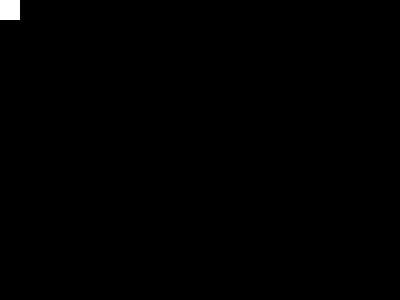
Frame 1 (no input)
Frame 60 (the mouse pressed at the canvas centre just before this capture): identical to frame 1, image omitted
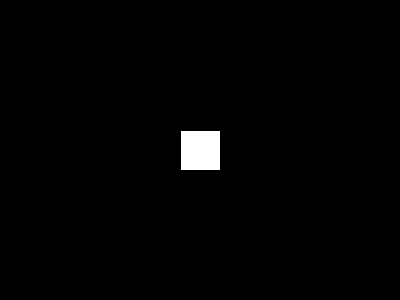
Frame 120 (the mouse held since frame 60 and released just before this capture)

The Processing sketch that drew these frames (run headless with seeded random() and noise(); from frame 60 on, the mouse is pressed at the canvas centre):

// Processing sketch: follow_the_mouse
// ── follow_the_mouse.pde
void setup() {
  size(400, 300);
  rectMode(CENTER);
  // Too slow to react to mouse movement
  // frameRate(5);
  // Nice framerate that reacts to mouse movement
  frameRate(60);
}

void draw() {
  background(0);
  rect(mouseX, mouseY, 40, 40);
}
